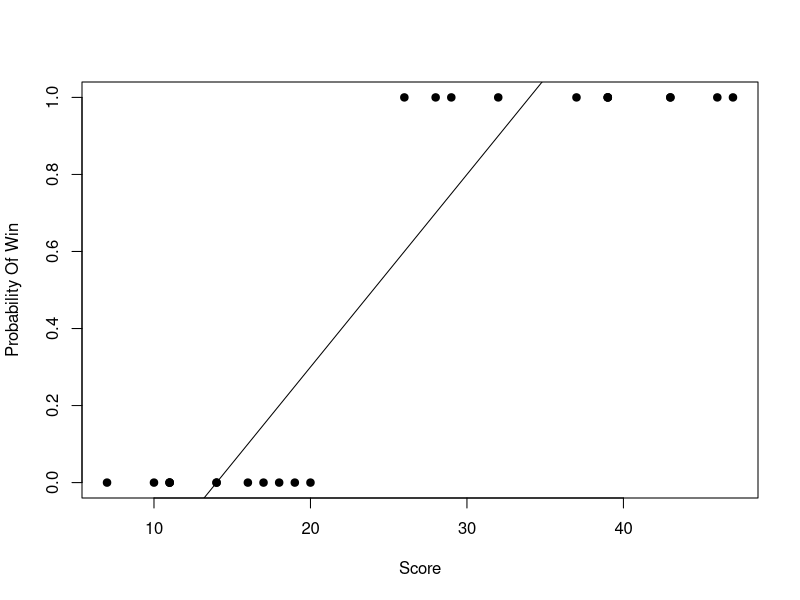

Reproduce this figure in R.
sort(round(runif(12, min=23, max=47)))
# [1] 27 29 30 33 35 36 37 39 40 42 44 45
set.seed(10)
sort(round(runif(12, min=23, max=47)))
# [1] 25 28 30 30 30 33 33 35 37 38 39 40
sort(round(runif(12, min=23, max=47)))
# [1] 24 26 29 32 32 33 33 37 38 42 43 44
sort(round(runif(12, min=5, max=32)))
# [1]  8 10 11 15 16 16 19 24 25 26 28 29

# junk above
###########################

set.seed(10)
loss <- sort(round(runif(12, min=5, max=26)))
set.seed(15)
win <- sort(round(runif(12, min=23, max=47)))
lossout <- c(rep(0,12))
winout <- c(rep(1,12))
alloutcomes <- append(lossout, winout)
rawscores <- append(loss,win)
data <- data.frame("scores"=rawscores, "outcomes"=alloutcomes)
#names(data)
plot(data$outcomes ~ data$scores, pch=19, xlab="Score", ylab="Probability Of Win")

abline(a=-0.7, b=0.05)
